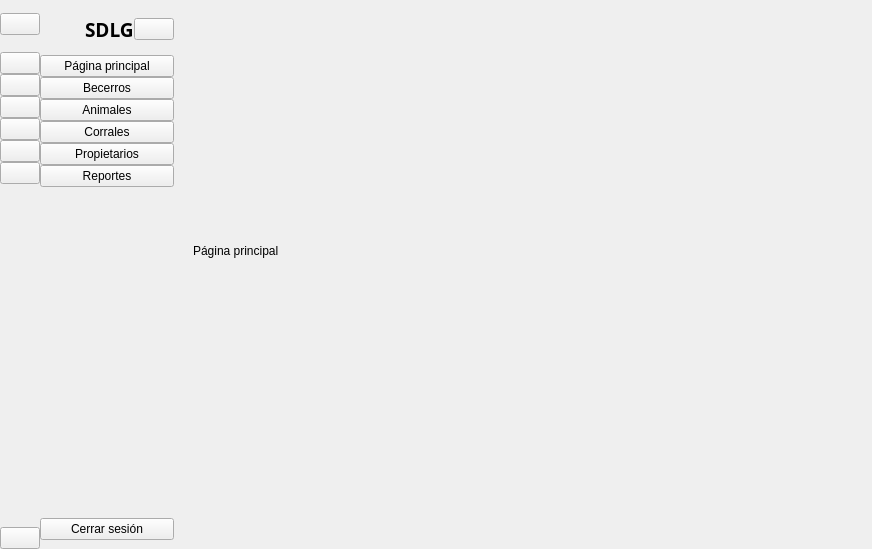
<?xml version="1.0" encoding="UTF-8"?>
<ui version="4.0">
 <class>MainWindow</class>
 <widget class="QMainWindow" name="MainWindow">
  <property name="geometry">
   <rect>
    <x>0</x>
    <y>0</y>
    <width>872</width>
    <height>549</height>
   </rect>
  </property>
  <property name="windowTitle">
   <string>SDLG Sistema</string>
  </property>
  <property name="windowIcon">
   <iconset resource="resources.qrc">
    <normaloff>:/icons/img/icons/logo.png</normaloff>:/icons/img/icons/logo.png</iconset>
  </property>
  <widget class="QWidget" name="centralwidget">
   <layout class="QGridLayout" name="gridLayout">
    <property name="leftMargin">
     <number>0</number>
    </property>
    <property name="topMargin">
     <number>0</number>
    </property>
    <property name="rightMargin">
     <number>0</number>
    </property>
    <property name="bottomMargin">
     <number>0</number>
    </property>
    <property name="spacing">
     <number>0</number>
    </property>
    <item row="0" column="0">
     <widget class="QWidget" name="icon_only_widget" native="true">
      <layout class="QVBoxLayout" name="verticalLayout_3">
       <property name="spacing">
        <number>0</number>
       </property>
       <property name="leftMargin">
        <number>0</number>
       </property>
       <property name="topMargin">
        <number>0</number>
       </property>
       <property name="rightMargin">
        <number>0</number>
       </property>
       <property name="bottomMargin">
        <number>0</number>
       </property>
       <item>
        <layout class="QHBoxLayout" name="horizontalLayout"/>
       </item>
       <item>
        <layout class="QVBoxLayout" name="verticalLayout">
         <property name="spacing">
          <number>0</number>
         </property>
         <item>
          <widget class="QWidget" name="widget_2" native="true"/>
         </item>
         <item>
          <widget class="QWidget" name="widget_4" native="true">
           <layout class="QVBoxLayout" name="verticalLayout_6">
            <property name="spacing">
             <number>0</number>
            </property>
            <property name="leftMargin">
             <number>0</number>
            </property>
            <property name="topMargin">
             <number>0</number>
            </property>
            <property name="rightMargin">
             <number>0</number>
            </property>
            <property name="bottomMargin">
             <number>0</number>
            </property>
            <item>
             <spacer name="verticalSpacer_3">
              <property name="orientation">
               <enum>Qt::Vertical</enum>
              </property>
              <property name="sizeType">
               <enum>QSizePolicy::Preferred</enum>
              </property>
              <property name="sizeHint" stdset="0">
               <size>
                <width>29</width>
                <height>13</height>
               </size>
              </property>
             </spacer>
            </item>
            <item>
             <widget class="QPushButton" name="menubtn">
              <property name="text">
               <string/>
              </property>
              <property name="icon">
               <iconset resource="resources.qrc">
                <normaloff>:/icons/img/icons/menu.png</normaloff>:/icons/img/icons/menu.png</iconset>
              </property>
              <property name="iconSize">
               <size>
                <width>14</width>
                <height>14</height>
               </size>
              </property>
              <property name="checkable">
               <bool>true</bool>
              </property>
             </widget>
            </item>
            <item>
             <spacer name="verticalSpacer_4">
              <property name="orientation">
               <enum>Qt::Vertical</enum>
              </property>
              <property name="sizeType">
               <enum>QSizePolicy::Preferred</enum>
              </property>
              <property name="sizeHint" stdset="0">
               <size>
                <width>20</width>
                <height>17</height>
               </size>
              </property>
             </spacer>
            </item>
           </layout>
          </widget>
         </item>
         <item>
          <widget class="QPushButton" name="indexbtn1">
           <property name="text">
            <string/>
           </property>
           <property name="icon">
            <iconset resource="resources.qrc">
             <normaloff>:/icons/img/icons/inicio.png</normaloff>:/icons/img/icons/inicio.png</iconset>
           </property>
           <property name="iconSize">
            <size>
             <width>20</width>
             <height>20</height>
            </size>
           </property>
           <property name="checkable">
            <bool>true</bool>
           </property>
           <property name="autoExclusive">
            <bool>true</bool>
           </property>
          </widget>
         </item>
         <item>
          <widget class="QPushButton" name="becerrosbtn1">
           <property name="text">
            <string/>
           </property>
           <property name="icon">
            <iconset resource="resources.qrc">
             <normaloff>:/icons/img/icons/becerro.png</normaloff>:/icons/img/icons/becerro.png</iconset>
           </property>
           <property name="iconSize">
            <size>
             <width>20</width>
             <height>20</height>
            </size>
           </property>
           <property name="checkable">
            <bool>true</bool>
           </property>
           <property name="autoExclusive">
            <bool>true</bool>
           </property>
          </widget>
         </item>
         <item>
          <widget class="QPushButton" name="animalesbtn1">
           <property name="text">
            <string/>
           </property>
           <property name="icon">
            <iconset resource="resources.qrc">
             <normaloff>:/icons/img/icons/cow.png</normaloff>:/icons/img/icons/cow.png</iconset>
           </property>
           <property name="iconSize">
            <size>
             <width>20</width>
             <height>20</height>
            </size>
           </property>
           <property name="checkable">
            <bool>true</bool>
           </property>
           <property name="autoExclusive">
            <bool>true</bool>
           </property>
          </widget>
         </item>
         <item>
          <widget class="QPushButton" name="corralesbtn1">
           <property name="text">
            <string/>
           </property>
           <property name="icon">
            <iconset resource="resources.qrc">
             <normaloff>:/icons/img/icons/fence.png</normaloff>:/icons/img/icons/fence.png</iconset>
           </property>
           <property name="iconSize">
            <size>
             <width>20</width>
             <height>20</height>
            </size>
           </property>
           <property name="checkable">
            <bool>true</bool>
           </property>
           <property name="autoExclusive">
            <bool>true</bool>
           </property>
          </widget>
         </item>
         <item>
          <widget class="QPushButton" name="propietariosbtn1">
           <property name="text">
            <string/>
           </property>
           <property name="icon">
            <iconset resource="resources.qrc">
             <normaloff>:/icons/img/icons/propietarios.png</normaloff>:/icons/img/icons/propietarios.png</iconset>
           </property>
           <property name="iconSize">
            <size>
             <width>20</width>
             <height>20</height>
            </size>
           </property>
           <property name="checkable">
            <bool>true</bool>
           </property>
           <property name="autoExclusive">
            <bool>true</bool>
           </property>
          </widget>
         </item>
         <item>
          <widget class="QPushButton" name="reportesbtn1">
           <property name="text">
            <string/>
           </property>
           <property name="icon">
            <iconset resource="resources.qrc">
             <normaloff>:/icons/img/icons/reporte.png</normaloff>:/icons/img/icons/reporte.png</iconset>
           </property>
           <property name="iconSize">
            <size>
             <width>20</width>
             <height>20</height>
            </size>
           </property>
           <property name="checkable">
            <bool>true</bool>
           </property>
           <property name="autoExclusive">
            <bool>true</bool>
           </property>
          </widget>
         </item>
        </layout>
       </item>
       <item>
        <spacer name="verticalSpacer_2">
         <property name="orientation">
          <enum>Qt::Vertical</enum>
         </property>
         <property name="sizeHint" stdset="0">
          <size>
           <width>20</width>
           <height>240</height>
          </size>
         </property>
        </spacer>
       </item>
       <item>
        <widget class="QPushButton" name="cerrarbtn1">
         <property name="text">
          <string/>
         </property>
         <property name="icon">
          <iconset resource="resources.qrc">
           <normaloff>:/icons/img/icons/cerrar.png</normaloff>
           <normalon>:/icons/img/icons/cerrar2.png</normalon>:/icons/img/icons/cerrar.png</iconset>
         </property>
         <property name="iconSize">
          <size>
           <width>20</width>
           <height>20</height>
          </size>
         </property>
         <property name="checkable">
          <bool>false</bool>
         </property>
         <property name="autoExclusive">
          <bool>false</bool>
         </property>
        </widget>
       </item>
      </layout>
     </widget>
    </item>
    <item row="0" column="1">
     <widget class="QWidget" name="full_menu_widget" native="true">
      <layout class="QVBoxLayout" name="verticalLayout_4">
       <property name="leftMargin">
        <number>0</number>
       </property>
       <item>
        <layout class="QHBoxLayout" name="horizontalLayout_2">
         <property name="spacing">
          <number>0</number>
         </property>
         <item>
          <widget class="QLabel" name="label_2">
           <property name="minimumSize">
            <size>
             <width>40</width>
             <height>40</height>
            </size>
           </property>
           <property name="maximumSize">
            <size>
             <width>40</width>
             <height>40</height>
            </size>
           </property>
           <property name="text">
            <string/>
           </property>
           <property name="pixmap">
            <pixmap resource="resources.qrc">:/icons/img/icons/logo.png</pixmap>
           </property>
           <property name="scaledContents">
            <bool>true</bool>
           </property>
          </widget>
         </item>
         <item>
          <widget class="QWidget" name="widget_5" native="true">
           <layout class="QHBoxLayout" name="horizontalLayout_3">
            <property name="spacing">
             <number>0</number>
            </property>
            <property name="leftMargin">
             <number>5</number>
            </property>
            <property name="topMargin">
             <number>0</number>
            </property>
            <property name="rightMargin">
             <number>0</number>
            </property>
            <property name="bottomMargin">
             <number>0</number>
            </property>
            <item>
             <widget class="QLabel" name="label_3">
              <property name="font">
               <font>
                <family>Segoe UI Semibold</family>
                <pointsize>14</pointsize>
                <weight>75</weight>
                <bold>true</bold>
               </font>
              </property>
              <property name="text">
               <string>SDLG</string>
              </property>
             </widget>
            </item>
            <item>
             <widget class="QPushButton" name="menubtn_2">
              <property name="text">
               <string/>
              </property>
              <property name="icon">
               <iconset resource="resources.qrc">
                <normaloff>:/icons/img/icons/menu.png</normaloff>:/icons/img/icons/menu.png</iconset>
              </property>
              <property name="iconSize">
               <size>
                <width>14</width>
                <height>14</height>
               </size>
              </property>
              <property name="checkable">
               <bool>true</bool>
              </property>
             </widget>
            </item>
           </layout>
          </widget>
         </item>
        </layout>
       </item>
       <item>
        <layout class="QVBoxLayout" name="verticalLayout_2">
         <property name="spacing">
          <number>0</number>
         </property>
         <item>
          <widget class="QPushButton" name="indexbtn2">
           <property name="text">
            <string>Página principal</string>
           </property>
           <property name="icon">
            <iconset resource="resources.qrc">
             <normaloff>:/icons/img/icons/inicio.png</normaloff>:/icons/img/icons/inicio.png</iconset>
           </property>
           <property name="iconSize">
            <size>
             <width>20</width>
             <height>20</height>
            </size>
           </property>
           <property name="checkable">
            <bool>true</bool>
           </property>
           <property name="autoExclusive">
            <bool>true</bool>
           </property>
          </widget>
         </item>
         <item>
          <widget class="QPushButton" name="becerrosbtn2">
           <property name="text">
            <string>Becerros</string>
           </property>
           <property name="icon">
            <iconset resource="resources.qrc">
             <normaloff>:/icons/img/icons/becerro.png</normaloff>:/icons/img/icons/becerro.png</iconset>
           </property>
           <property name="iconSize">
            <size>
             <width>20</width>
             <height>20</height>
            </size>
           </property>
           <property name="checkable">
            <bool>true</bool>
           </property>
           <property name="autoExclusive">
            <bool>true</bool>
           </property>
          </widget>
         </item>
         <item>
          <widget class="QPushButton" name="animalesbtn2">
           <property name="text">
            <string>Animales</string>
           </property>
           <property name="icon">
            <iconset resource="resources.qrc">
             <normaloff>:/icons/img/icons/cow.png</normaloff>:/icons/img/icons/cow.png</iconset>
           </property>
           <property name="iconSize">
            <size>
             <width>20</width>
             <height>20</height>
            </size>
           </property>
           <property name="checkable">
            <bool>true</bool>
           </property>
           <property name="autoExclusive">
            <bool>true</bool>
           </property>
          </widget>
         </item>
         <item>
          <widget class="QPushButton" name="corralesbtn2">
           <property name="text">
            <string>Corrales</string>
           </property>
           <property name="icon">
            <iconset resource="resources.qrc">
             <normaloff>:/icons/img/icons/fence.png</normaloff>:/icons/img/icons/fence.png</iconset>
           </property>
           <property name="iconSize">
            <size>
             <width>20</width>
             <height>20</height>
            </size>
           </property>
           <property name="checkable">
            <bool>true</bool>
           </property>
           <property name="autoExclusive">
            <bool>true</bool>
           </property>
          </widget>
         </item>
         <item>
          <widget class="QPushButton" name="propietariosbtn2">
           <property name="text">
            <string>Propietarios</string>
           </property>
           <property name="icon">
            <iconset resource="resources.qrc">
             <normaloff>:/icons/img/icons/propietarios.png</normaloff>:/icons/img/icons/propietarios.png</iconset>
           </property>
           <property name="iconSize">
            <size>
             <width>20</width>
             <height>20</height>
            </size>
           </property>
           <property name="checkable">
            <bool>true</bool>
           </property>
           <property name="autoExclusive">
            <bool>true</bool>
           </property>
          </widget>
         </item>
         <item>
          <widget class="QPushButton" name="reportesbtn2">
           <property name="text">
            <string>Reportes</string>
           </property>
           <property name="icon">
            <iconset resource="resources.qrc">
             <normaloff>:/icons/img/icons/reporte.png</normaloff>:/icons/img/icons/reporte.png</iconset>
           </property>
           <property name="iconSize">
            <size>
             <width>20</width>
             <height>20</height>
            </size>
           </property>
           <property name="checkable">
            <bool>true</bool>
           </property>
           <property name="autoExclusive">
            <bool>true</bool>
           </property>
          </widget>
         </item>
        </layout>
       </item>
       <item>
        <spacer name="verticalSpacer">
         <property name="orientation">
          <enum>Qt::Vertical</enum>
         </property>
         <property name="sizeHint" stdset="0">
          <size>
           <width>20</width>
           <height>214</height>
          </size>
         </property>
        </spacer>
       </item>
       <item>
        <widget class="QPushButton" name="cerrarbtn2">
         <property name="text">
          <string>Cerrar sesión</string>
         </property>
         <property name="icon">
          <iconset resource="resources.qrc">
           <normaloff>:/icons/img/icons/cerrar.png</normaloff>
           <normalon>:/icons/img/icons/cerrar2.png</normalon>:/icons/img/icons/cerrar.png</iconset>
         </property>
         <property name="iconSize">
          <size>
           <width>20</width>
           <height>20</height>
          </size>
         </property>
        </widget>
       </item>
      </layout>
     </widget>
    </item>
    <item row="0" column="2">
     <widget class="QWidget" name="widget_3" native="true">
      <layout class="QVBoxLayout" name="verticalLayout_5">
       <property name="spacing">
        <number>0</number>
       </property>
       <property name="leftMargin">
        <number>0</number>
       </property>
       <property name="topMargin">
        <number>0</number>
       </property>
       <property name="rightMargin">
        <number>0</number>
       </property>
       <property name="bottomMargin">
        <number>0</number>
       </property>
       <item>
        <widget class="QWidget" name="widget" native="true"/>
       </item>
       <item>
        <widget class="QStackedWidget" name="stackedWidget">
         <widget class="QWidget" name="page">
          <widget class="QLabel" name="label_4">
           <property name="geometry">
            <rect>
             <x>10</x>
             <y>10</y>
             <width>761</width>
             <height>481</height>
            </rect>
           </property>
           <property name="text">
            <string>Página principal</string>
           </property>
          </widget>
         </widget>
         <widget class="QWidget" name="page_2">
          <widget class="QLabel" name="label_5">
           <property name="geometry">
            <rect>
             <x>10</x>
             <y>10</y>
             <width>761</width>
             <height>481</height>
            </rect>
           </property>
           <property name="text">
            <string>Becerros</string>
           </property>
          </widget>
         </widget>
         <widget class="QWidget" name="page_3">
          <widget class="QLabel" name="label_6">
           <property name="geometry">
            <rect>
             <x>10</x>
             <y>10</y>
             <width>761</width>
             <height>481</height>
            </rect>
           </property>
           <property name="text">
            <string>Animales</string>
           </property>
          </widget>
         </widget>
         <widget class="QWidget" name="page_4">
          <widget class="QLabel" name="label_7">
           <property name="geometry">
            <rect>
             <x>10</x>
             <y>10</y>
             <width>761</width>
             <height>481</height>
            </rect>
           </property>
           <property name="text">
            <string>Corrales</string>
           </property>
          </widget>
         </widget>
         <widget class="QWidget" name="page_5">
          <widget class="QLabel" name="label_8">
           <property name="geometry">
            <rect>
             <x>10</x>
             <y>10</y>
             <width>761</width>
             <height>481</height>
            </rect>
           </property>
           <property name="text">
            <string>Propietarios</string>
           </property>
          </widget>
         </widget>
         <widget class="QWidget" name="page_6">
          <widget class="QLabel" name="label_9">
           <property name="geometry">
            <rect>
             <x>10</x>
             <y>10</y>
             <width>761</width>
             <height>481</height>
            </rect>
           </property>
           <property name="text">
            <string>Bitacora</string>
           </property>
          </widget>
         </widget>
         <widget class="QWidget" name="page_7">
          <widget class="QLabel" name="label_10">
           <property name="geometry">
            <rect>
             <x>10</x>
             <y>10</y>
             <width>761</width>
             <height>481</height>
            </rect>
           </property>
           <property name="text">
            <string>Reportes</string>
           </property>
          </widget>
         </widget>
         <widget class="QWidget" name="page_8">
          <widget class="QLabel" name="label_11">
           <property name="geometry">
            <rect>
             <x>10</x>
             <y>10</y>
             <width>761</width>
             <height>481</height>
            </rect>
           </property>
           <property name="text">
            <string>Seguridad</string>
           </property>
          </widget>
         </widget>
        </widget>
       </item>
      </layout>
     </widget>
    </item>
   </layout>
  </widget>
 </widget>
 <resources>
  <include location="resources.qrc"/>
 </resources>
 <connections>
  <connection>
   <sender>indexbtn1</sender>
   <signal>toggled(bool)</signal>
   <receiver>indexbtn2</receiver>
   <slot>setChecked(bool)</slot>
   <hints>
    <hint type="sourcelabel">
     <x>32</x>
     <y>86</y>
    </hint>
    <hint type="destinationlabel">
     <x>94</x>
     <y>79</y>
    </hint>
   </hints>
  </connection>
  <connection>
   <sender>becerrosbtn1</sender>
   <signal>toggled(bool)</signal>
   <receiver>becerrosbtn2</receiver>
   <slot>setChecked(bool)</slot>
   <hints>
    <hint type="sourcelabel">
     <x>21</x>
     <y>99</y>
    </hint>
    <hint type="destinationlabel">
     <x>78</x>
     <y>100</y>
    </hint>
   </hints>
  </connection>
  <connection>
   <sender>animalesbtn1</sender>
   <signal>toggled(bool)</signal>
   <receiver>animalesbtn2</receiver>
   <slot>setChecked(bool)</slot>
   <hints>
    <hint type="sourcelabel">
     <x>29</x>
     <y>142</y>
    </hint>
    <hint type="destinationlabel">
     <x>88</x>
     <y>131</y>
    </hint>
   </hints>
  </connection>
  <connection>
   <sender>corralesbtn1</sender>
   <signal>toggled(bool)</signal>
   <receiver>corralesbtn2</receiver>
   <slot>setChecked(bool)</slot>
   <hints>
    <hint type="sourcelabel">
     <x>32</x>
     <y>170</y>
    </hint>
    <hint type="destinationlabel">
     <x>81</x>
     <y>157</y>
    </hint>
   </hints>
  </connection>
  <connection>
   <sender>propietariosbtn1</sender>
   <signal>toggled(bool)</signal>
   <receiver>propietariosbtn2</receiver>
   <slot>setChecked(bool)</slot>
   <hints>
    <hint type="sourcelabel">
     <x>32</x>
     <y>198</y>
    </hint>
    <hint type="destinationlabel">
     <x>76</x>
     <y>191</y>
    </hint>
   </hints>
  </connection>
  <connection>
   <sender>reportesbtn1</sender>
   <signal>toggled(bool)</signal>
   <receiver>reportesbtn2</receiver>
   <slot>setChecked(bool)</slot>
   <hints>
    <hint type="sourcelabel">
     <x>32</x>
     <y>254</y>
    </hint>
    <hint type="destinationlabel">
     <x>82</x>
     <y>244</y>
    </hint>
   </hints>
  </connection>
  <connection>
   <sender>indexbtn2</sender>
   <signal>toggled(bool)</signal>
   <receiver>indexbtn1</receiver>
   <slot>setChecked(bool)</slot>
   <hints>
    <hint type="sourcelabel">
     <x>94</x>
     <y>68</y>
    </hint>
    <hint type="destinationlabel">
     <x>32</x>
     <y>86</y>
    </hint>
   </hints>
  </connection>
  <connection>
   <sender>becerrosbtn2</sender>
   <signal>toggled(bool)</signal>
   <receiver>becerrosbtn1</receiver>
   <slot>setChecked(bool)</slot>
   <hints>
    <hint type="sourcelabel">
     <x>73</x>
     <y>95</y>
    </hint>
    <hint type="destinationlabel">
     <x>32</x>
     <y>114</y>
    </hint>
   </hints>
  </connection>
  <connection>
   <sender>animalesbtn2</sender>
   <signal>toggled(bool)</signal>
   <receiver>animalesbtn1</receiver>
   <slot>setChecked(bool)</slot>
   <hints>
    <hint type="sourcelabel">
     <x>72</x>
     <y>124</y>
    </hint>
    <hint type="destinationlabel">
     <x>32</x>
     <y>142</y>
    </hint>
   </hints>
  </connection>
  <connection>
   <sender>corralesbtn2</sender>
   <signal>toggled(bool)</signal>
   <receiver>corralesbtn1</receiver>
   <slot>setChecked(bool)</slot>
   <hints>
    <hint type="sourcelabel">
     <x>90</x>
     <y>148</y>
    </hint>
    <hint type="destinationlabel">
     <x>32</x>
     <y>170</y>
    </hint>
   </hints>
  </connection>
  <connection>
   <sender>propietariosbtn2</sender>
   <signal>toggled(bool)</signal>
   <receiver>propietariosbtn1</receiver>
   <slot>setChecked(bool)</slot>
   <hints>
    <hint type="sourcelabel">
     <x>85</x>
     <y>181</y>
    </hint>
    <hint type="destinationlabel">
     <x>29</x>
     <y>198</y>
    </hint>
   </hints>
  </connection>
  <connection>
   <sender>reportesbtn2</sender>
   <signal>toggled(bool)</signal>
   <receiver>reportesbtn1</receiver>
   <slot>setChecked(bool)</slot>
   <hints>
    <hint type="sourcelabel">
     <x>88</x>
     <y>236</y>
    </hint>
    <hint type="destinationlabel">
     <x>32</x>
     <y>254</y>
    </hint>
   </hints>
  </connection>
  <connection>
   <sender>menubtn</sender>
   <signal>toggled(bool)</signal>
   <receiver>icon_only_widget</receiver>
   <slot>setVisible(bool)</slot>
   <hints>
    <hint type="sourcelabel">
     <x>286</x>
     <y>90</y>
    </hint>
    <hint type="destinationlabel">
     <x>33</x>
     <y>331</y>
    </hint>
   </hints>
  </connection>
  <connection>
   <sender>menubtn</sender>
   <signal>toggled(bool)</signal>
   <receiver>full_menu_widget</receiver>
   <slot>setHidden(bool)</slot>
   <hints>
    <hint type="sourcelabel">
     <x>286</x>
     <y>87</y>
    </hint>
    <hint type="destinationlabel">
     <x>164</x>
     <y>300</y>
    </hint>
   </hints>
  </connection>
  <connection>
   <sender>menubtn_2</sender>
   <signal>toggled(bool)</signal>
   <receiver>full_menu_widget</receiver>
   <slot>setHidden(bool)</slot>
   <hints>
    <hint type="sourcelabel">
     <x>139</x>
     <y>33</y>
    </hint>
    <hint type="destinationlabel">
     <x>140</x>
     <y>365</y>
    </hint>
   </hints>
  </connection>
  <connection>
   <sender>menubtn_2</sender>
   <signal>toggled(bool)</signal>
   <receiver>icon_only_widget</receiver>
   <slot>setVisible(bool)</slot>
   <hints>
    <hint type="sourcelabel">
     <x>153</x>
     <y>19</y>
    </hint>
    <hint type="destinationlabel">
     <x>23</x>
     <y>415</y>
    </hint>
   </hints>
  </connection>
 </connections>
</ui>
